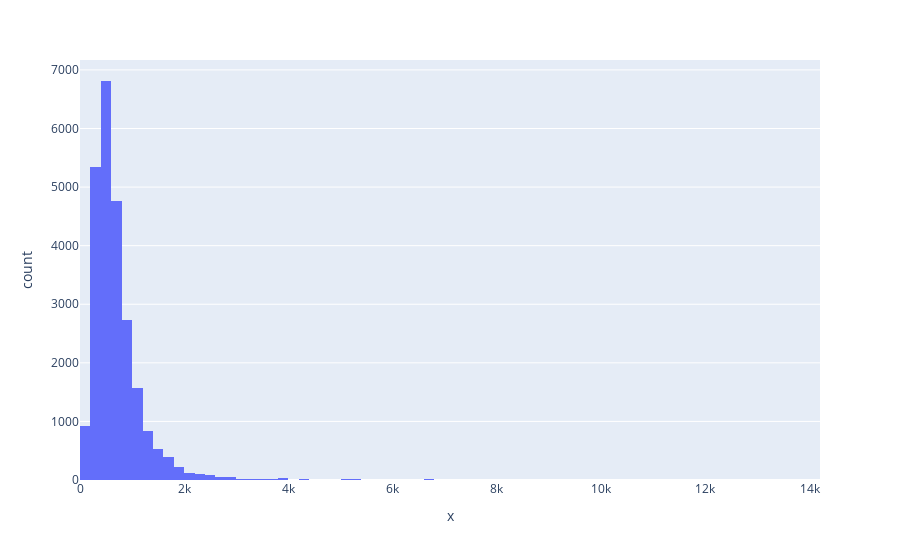

Notebook code for this chart:
### Markdown cell above
## Generation of a summary
Financial news articles are often lengthy and dense with information. When dealing with large volumes of content, it's critical to quickly assess which articles are worth a deeper read. Summaries serve this exact purpose: they allow readers to grasp the core message of an article in seconds.

To address this, we generate concise, high-quality summaries using Generative AI. Specifically, we leverage OpenAI’s gpt-4.1-nano model (initialized earlier) to produce abstractive summaries that capture the main events and insights from each article.

This not only improves readability but also lays the foundation for downstream tasks like semantic search and topic clustering.

### Code cell
# Showing the histogram of how many worlds are in an article
fig = px.histogram(x=df.maintext.map(lambda x: len(x.split())), nbins=100)
fig.show()

### Figure 1 — Plotly figure (JSON) as saved in the notebook; plotly's stock layout.template omitted (floating-point values rounded to 4 significant figures; data arrays with more than 128 entries replaced by an {"elided": "..."} marker saying what was removed)
{"data": [{"bingroup": "x", "hovertemplate": "x=%{x}<br>count=%{y}<extra></extra>", "legendgroup": "", "marker": {"color": "#636efa", "pattern": {"shape": ""}}, "name": "", "nbinsx": 100, "orientation": "v", "showlegend": false, "type": "histogram", "x": {"elided": "24811 int values"}, "xaxis": "x", "yaxis": "y"}], "layout": {"barmode": "relative", "legend": {"tracegroupgap": 0}, "margin": {"t": 60}, "xaxis": {"anchor": "y", "domain": [0, 1], "title": {"text": "x"}}, "yaxis": {"anchor": "x", "domain": [0, 1], "title": {"text": "count"}}}}
